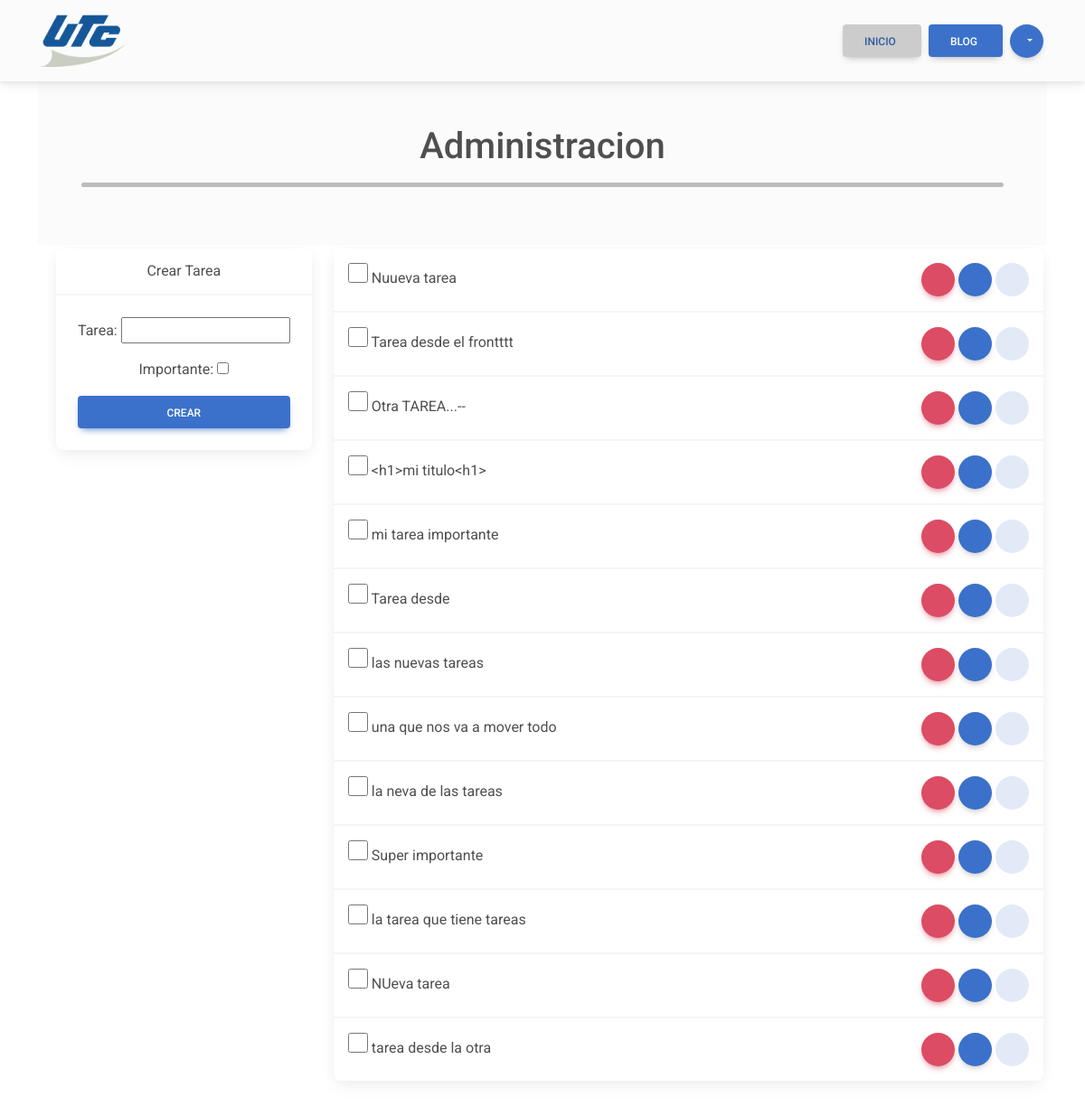
Before: /administracion/ (signed in) with the older database file.
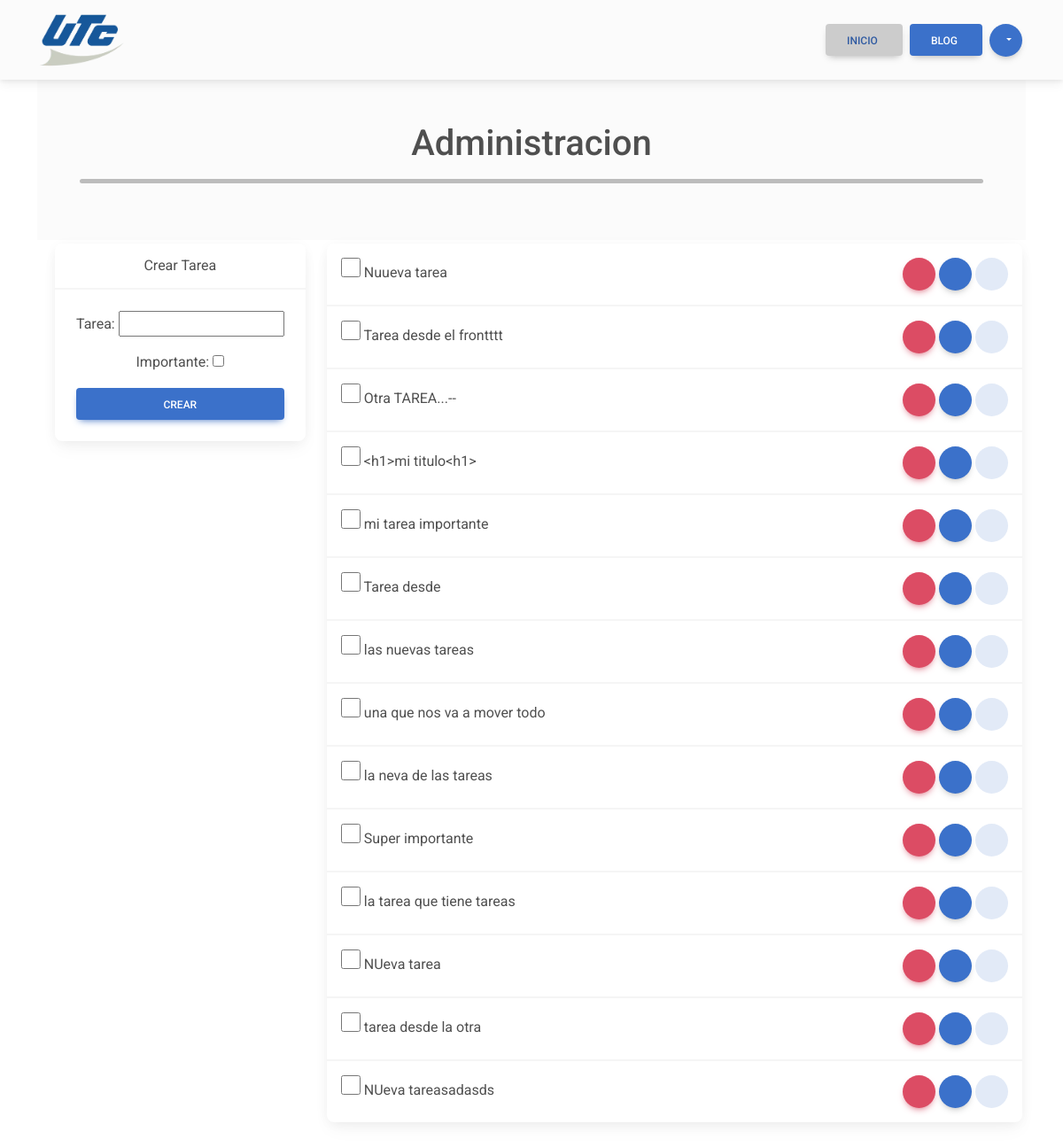
After: the same page with the newer database file.
### cross_asistent/models.py (models this page shows, shortened)
class Tareas(models.Model):
    tarea = models.CharField(max_length=255)
    importante = models.BooleanField(default=False)
    creacion = models.DateTimeField(auto_now_add=True)
    completar = models.BooleanField(default=False)
    completado_fecha = models.DateTimeField(null=True, blank=True)
    propietario = models.ForeignKey(User, on_delete=models.CASCADE)

### cross_asistent/views.py (the view, shortened to what this page needs)
# urls.py: path('administracion/', views.dashbAdmin, name='dashb_admin'),
@login_required
@never_cache
def dashbAdmin(request):
    errorMSG=''
    tareas = models.Tareas.objects.filter(propietario = request.user)
    return render(request, 'administracion/dashboard.html', {
        'form_crearTarea': crearTarea,
        'formError': errorMSG,
        'tareas_all': tareas,
        'active_page': 'inicio'
    })

### cross_asistent/templates/administracion/dashboard.html (shortened to what this page needs)
{% extends 'widget.html' %}
{% block link_home %}href="{% url 'dashb_admin' %}"{% endblock %}
{% block link_default %}
    {% include 'administracion/widget_links-admin.html' %}
{% endblock %}
{% block content %}
<main class="container container-fluid mb-5">
    <div class="p-5 text-center bg-body-tertiary">
        <h1 class="mb-3">Administracion</h1>
        <hr class="hr_divisor" />
    </div>
    <section class="d-flex" style="gap: 1rem;">
        <div>
            <div class="card text-center m-1">
                <div class="card-header">Crear Tarea</div>
                <div class="card-body">
                    <form method="POST">
                        {% csrf_token %} {{form_crearTarea.as_p}}
                        <button data-mdb-ripple-init type="submit" class="btn btn-primary btn-block">Crear</button>
                    </form>
                </div>
            </div>
        </div>
        <div class="card col-md m-1">
            <div class="list-group list-group-light">
                {% for tareaItem in tareas_all %}
                <li class="list-group-item px-3">
                    <div class="d-flex justify-content-between">
                        <div class="col-md">
                            <input
                            style="height: 60%; aspect-ratio: 1/1;"
                                type="checkbox"
                                value="1"
                                id="tarea0{{tareaItem.id}}"
                            />
                            {{tareaItem.tarea}}
                        </div>
                        <div>
                            <a href="" class="btn btn-danger btn-floating">
                            </a>
                            <a href="{% url 'tareaView' tareaItem.id %}" class="btn btn_detail btn-floating">
                            </a>
                            <a href="" class="btn btn-secondary btn-floating">
                            </a>
                        </div>
                    </div>
                </li>
                {% endfor %}
            </div>
        </div>
    </section>
</main>
{% endblock %}

Changed rows visible on the page:
added Tareas: tarea "NUeva tareasadasds"
